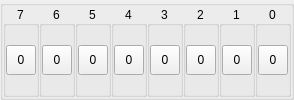
        <widget class="QGroupBox" name="groupBox0_7">
         <layout class="QHBoxLayout" name="horizontalLayout_2">
          <property name="spacing">
           <number>0</number>
          </property>
          <property name="leftMargin">
           <number>0</number>
          </property>
          <property name="topMargin">
           <number>0</number>
          </property>
          <property name="rightMargin">
           <number>0</number>
          </property>
          <property name="bottomMargin">
           <number>0</number>
          </property>
          <item>
           <widget class="QGroupBox" name="groupBox7">
            <property name="title">
             <string notr="true">7</string>
            </property>
            <property name="alignment">
             <set>Qt::AlignCenter</set>
            </property>
            <layout class="QVBoxLayout" name="verticalLayout_8">
             <property name="leftMargin">
              <number>0</number>
             </property>
             <property name="topMargin">
              <number>0</number>
             </property>
             <property name="rightMargin">
              <number>0</number>
             </property>
             <property name="bottomMargin">
              <number>0</number>
             </property>
             <item>
              <widget class="QToolButton" name="toolButton7">
               <property name="minimumSize">
                <size>
                 <width>30</width>
                 <height>30</height>
                </size>
               </property>
               <property name="maximumSize">
                <size>
                 <width>30</width>
                 <height>30</height>
                </size>
               </property>
               <property name="text">
                <string notr="true">0</string>
               </property>
               <property name="checkable">
                <bool>true</bool>
               </property>
              </widget>
             </item>
            </layout>
           </widget>
          </item>
          <item>
           <widget class="QGroupBox" name="groupBox6">
            <property name="title">
             <string notr="true">6</string>
            </property>
            <property name="alignment">
             <set>Qt::AlignCenter</set>
            </property>
            <layout class="QVBoxLayout" name="verticalLayout_7">
             <property name="leftMargin">
              <number>0</number>
             </property>
             <property name="topMargin">
              <number>0</number>
             </property>
             <property name="rightMargin">
              <number>0</number>
             </property>
             <property name="bottomMargin">
              <number>0</number>
             </property>
             <item>
              <widget class="QToolButton" name="toolButton6">
               <property name="minimumSize">
                <size>
                 <width>30</width>
                 <height>30</height>
                </size>
               </property>
               <property name="maximumSize">
                <size>
                 <width>30</width>
                 <height>30</height>
                </size>
               </property>
               <property name="text">
                <string notr="true">0</string>
               </property>
               <property name="checkable">
                <bool>true</bool>
               </property>
              </widget>
             </item>
            </layout>
           </widget>
          </item>
          <item>
           <widget class="QGroupBox" name="groupBox5">
            <property name="title">
             <string notr="true">5</string>
            </property>
            <property name="alignment">
             <set>Qt::AlignCenter</set>
            </property>
            <layout class="QVBoxLayout" name="verticalLayout_6">
             <property name="leftMargin">
              <number>0</number>
             </property>
             <property name="topMargin">
              <number>0</number>
             </property>
             <property name="rightMargin">
              <number>0</number>
             </property>
             <property name="bottomMargin">
              <number>0</number>
             </property>
             <item>
              <widget class="QToolButton" name="toolButton5">
               <property name="minimumSize">
                <size>
                 <width>30</width>
                 <height>30</height>
                </size>
               </property>
               <property name="maximumSize">
                <size>
                 <width>30</width>
                 <height>30</height>
                </size>
               </property>
               <property name="text">
                <string notr="true">0</string>
               </property>
               <property name="checkable">
                <bool>true</bool>
               </property>
              </widget>
             </item>
            </layout>
           </widget>
          </item>
          <item>
           <widget class="QGroupBox" name="groupBox4">
            <property name="title">
             <string notr="true">4</string>
            </property>
            <property name="alignment">
             <set>Qt::AlignCenter</set>
            </property>
            <layout class="QVBoxLayout" name="verticalLayout_5">
             <property name="leftMargin">
              <number>0</number>
             </property>
             <property name="topMargin">
              <number>0</number>
             </property>
             <property name="rightMargin">
              <number>0</number>
             </property>
             <property name="bottomMargin">
              <number>0</number>
             </property>
             <item>
              <widget class="QToolButton" name="toolButton4">
               <property name="minimumSize">
                <size>
                 <width>30</width>
                 <height>30</height>
                </size>
               </property>
               <property name="maximumSize">
                <size>
                 <width>30</width>
                 <height>30</height>
                </size>
               </property>
               <property name="text">
                <string notr="true">0</string>
               </property>
               <property name="checkable">
                <bool>true</bool>
               </property>
              </widget>
             </item>
            </layout>
           </widget>
          </item>
          <item>
           <widget class="QGroupBox" name="groupBox3">
            <property name="title">
             <string notr="true">3</string>
            </property>
            <property name="alignment">
             <set>Qt::AlignCenter</set>
            </property>
            <layout class="QVBoxLayout" name="verticalLayout_4">
             <property name="leftMargin">
              <number>0</number>
             </property>
             <property name="topMargin">
              <number>0</number>
             </property>
             <property name="rightMargin">
              <number>0</number>
             </property>
             <property name="bottomMargin">
              <number>0</number>
             </property>
             <item>
              <widget class="QToolButton" name="toolButton3">
               <property name="minimumSize">
                <size>
                 <width>30</width>
                 <height>30</height>
                </size>
               </property>
               <property name="maximumSize">
                <size>
                 <width>30</width>
                 <height>30</height>
                </size>
               </property>
               <property name="text">
                <string notr="true">0</string>
               </property>
               <property name="checkable">
                <bool>true</bool>
               </property>
              </widget>
             </item>
            </layout>
           </widget>
          </item>
          <item>
           <widget class="QGroupBox" name="groupBox2">
            <property name="title">
             <string notr="true">2</string>
            </property>
            <property name="alignment">
             <set>Qt::AlignCenter</set>
            </property>
            <layout class="QVBoxLayout" name="verticalLayout_3">
             <property name="leftMargin">
              <number>0</number>
             </property>
             <property name="topMargin">
              <number>0</number>
             </property>
             <property name="rightMargin">
              <number>0</number>
             </property>
             <property name="bottomMargin">
              <number>0</number>
             </property>
             <item>
              <widget class="QToolButton" name="toolButton2">
               <property name="minimumSize">
                <size>
                 <width>30</width>
                 <height>30</height>
                </size>
               </property>
               <property name="maximumSize">
                <size>
                 <width>30</width>
                 <height>30</height>
                </size>
               </property>
               <property name="text">
                <string notr="true">0</string>
               </property>
               <property name="checkable">
                <bool>true</bool>
               </property>
              </widget>
             </item>
            </layout>
           </widget>
          </item>
          <item>
           <widget class="QGroupBox" name="groupBox1">
            <property name="title">
             <string notr="true">1</string>
            </property>
            <property name="alignment">
             <set>Qt::AlignCenter</set>
            </property>
            <layout class="QVBoxLayout" name="verticalLayout_2">
             <property name="leftMargin">
              <number>0</number>
             </property>
             <property name="topMargin">
              <number>0</number>
             </property>
             <property name="rightMargin">
              <number>0</number>
             </property>
             <property name="bottomMargin">
              <number>0</number>
             </property>
             <item>
              <widget class="QToolButton" name="toolButton1">
               <property name="minimumSize">
                <size>
                 <width>30</width>
                 <height>30</height>
                </size>
               </property>
               <property name="maximumSize">
                <size>
                 <width>30</width>
                 <height>30</height>
                </size>
               </property>
               <property name="text">
                <string notr="true">0</string>
               </property>
               <property name="checkable">
                <bool>true</bool>
               </property>
              </widget>
             </item>
            </layout>
           </widget>
          </item>
          <item>
           <widget class="QGroupBox" name="groupBox0">
            <property name="title">
             <string notr="true">0</string>
            </property>
            <property name="alignment">
             <set>Qt::AlignCenter</set>
            </property>
            <layout class="QVBoxLayout" name="verticalLayout">
             <property name="leftMargin">
              <number>0</number>
             </property>
             <property name="topMargin">
              <number>0</number>
             </property>
             <property name="rightMargin">
              <number>0</number>
             </property>
             <property name="bottomMargin">
              <number>0</number>
             </property>
             <item>
              <widget class="QToolButton" name="toolButton0">
               <property name="minimumSize">
                <size>
                 <width>30</width>
                 <height>30</height>
                </size>
               </property>
               <property name="maximumSize">
                <size>
                 <width>30</width>
                 <height>30</height>
                </size>
               </property>
               <property name="text">
                <string notr="true">0</string>
               </property>
               <property name="checkable">
                <bool>true</bool>
               </property>
              </widget>
             </item>
            </layout>
           </widget>
          </item>
         </layout>
        </widget>
